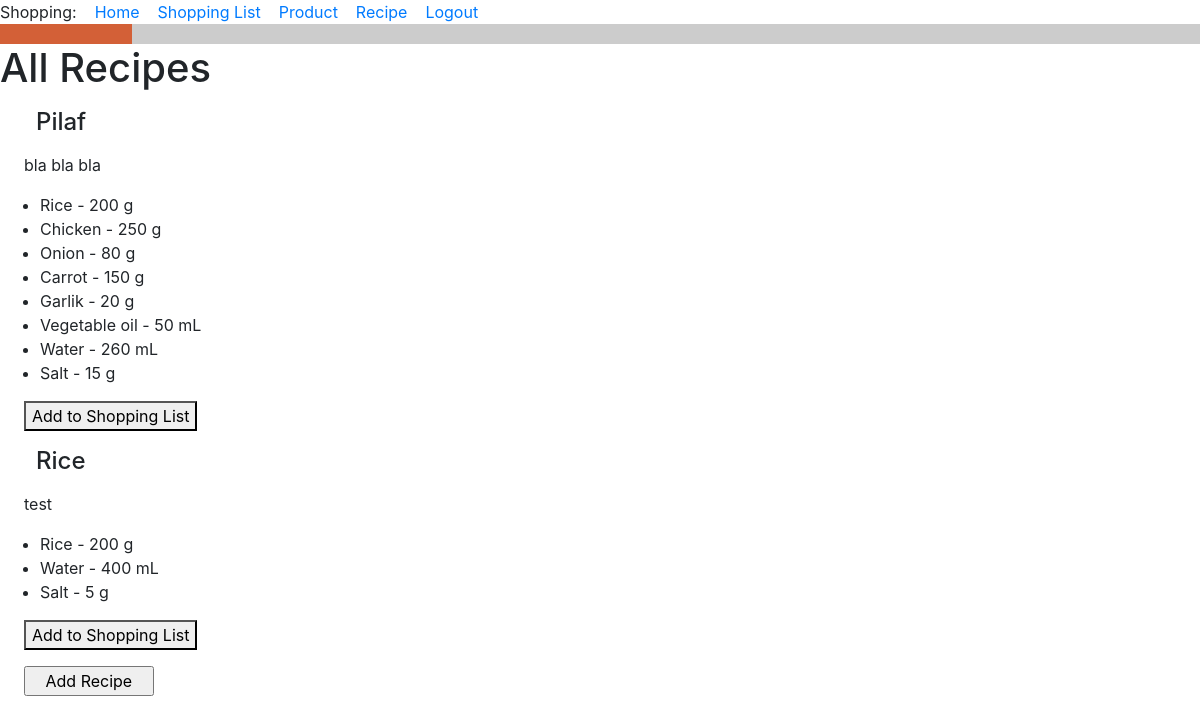
Screenshot of /all_recipes (signed in) with the database file from the repository.
### food_app/models.py (models this page shows, shortened)
class Recipe(db.Model):
    id = db.Column(db.Integer, primary_key=True)
    title = db.Column(db.String(256), index=True, unique=True, nullable=False)
    ingredients = db.relationship('Ingredient', backref='recipe', lazy='dynamic')
    description = db.Column(db.Text)
    def __str__(self):
        return f'{self.title}'.capitalize()

class Ingredient(db.Model):
    id = db.Column(db.Integer, primary_key=True)
    recipe_id = db.Column(db.ForeignKey('recipe.id'))
    product_id = db.Column(db.ForeignKey('product.id'))
    product = db.relationship('Product')
    quantity = db.Column(db.Integer)
    unit_of_measure = db.Column(db.String(120))
    def __str__(self):
        return f'{self.product} - {self.quantity} {self.unit_of_measure}'

class Product(db.Model):
    id = db.Column(db.Integer, primary_key=True)
    title = db.Column(db.String(256), index=True, unique=True, nullable=False)
    type_of_product = db.Column(db.String(120))
    unit_of_measure = db.Column(db.String(120))
    def __str__(self):
        return f'{self.title}'.capitalize()  # Big first letter only.

### food_app/routes.py (the view)
@app.route('/all_recipes', methods=['GET', 'POST'])
@login_required
def all_recipes():
    recipes = Recipe.query.all()
    return render_template(
        'all_recipes.html',
        title='All Recipes',
        recipes=recipes,
    )

### food_app/models.py (called while the page is built)
@login.user_loader
def load_user(id):
    return User.query.get(int(id))

### food_app/templates/all_recipes.html
{% extends "base.html" %}
{% block content %}
<h1>All Recipes</h1>
    {% for recipe in recipes %}
    <h4><div><p><p style="margin-left:1.5em">{{ recipe }} </p></div></h4>
    <div><p><p style="margin-left:1.5em">{{ recipe.description }}</p></div>
    <div><ul>  {% for ingredient in recipe.ingredients %}
        <li>{{ ingredient }}</li>
        {% endfor %}
    </ul>
    </div>
    <p style="margin-left:1.5em"><a href="{{ url_for('add_recipe_to_shopping_list', recipe_id=recipe.id) }}">
    <button> Add to Shopping List </button>
    </a>
{% endfor %}
<form>
<p style="margin-left:1.5em"><input type="button" value="   Add Recipe   " onClick='location.href="add_recipe"'>
</form>
{% endblock %}

### food_app/templates/base.html (shortened to what this page needs)
<!doctype html>
<html lang="en">
<head>
    {% block head %}
    {% block styles %}
    {{ bootstrap.load_css() }}
    {% endblock %}
    {% endblock %}
<body>
{% block navigation %}
<div>
    Shopping:&#160&#160&#160
    <a href="{{ url_for('index') }}">Home</a>&#160&#160&#160
    <a href="{{ url_for('shopping_list') }}">Shopping List</a>&#160&#160&#160
    <a href="{{ url_for('product') }}">Product</a>&#160&#160&#160
    <a href="{{ url_for('recipe') }}">Recipe</a>&#160&#160&#160
    <a href="{{ url_for('logout') }}">Logout</a>
</div>
{% endblock %}
 <head>
 </head>
 <body>
  <div class="layer1">
   <div class="layer2">
   </div>
  </div>
 </body>
{% block content %}
{% endblock %}

### food_app/templates/base.html (style rules this page uses)
.layer1 { background-color: #D36037; }
.layer2 { margin-left: 11%; background-color: #ccc; padding: 10px; }

### rows the page displays
Recipe: title "Pilaf", description "bla bla bla"
Ingredient: quantity+unit_of_measure "Rice - 200 g"
Ingredient: quantity+unit_of_measure "Chicken - 250 g"
Ingredient: quantity+unit_of_measure "Onion - 80 g"
Ingredient: quantity+unit_of_measure "Carrot - 150 g"
Ingredient: quantity+unit_of_measure "Garlik - 20 g"
Ingredient: quantity+unit_of_measure "Vegetable oil - 50 mL"
Ingredient: quantity+unit_of_measure "Water - 260 mL"
Ingredient: quantity+unit_of_measure "Salt - 15 g"
Recipe: title "Rice", description "test"
Ingredient: quantity+unit_of_measure "Rice - 200 g"
Ingredient: quantity+unit_of_measure "Water - 400 mL"
Ingredient: quantity+unit_of_measure "Salt - 5 g"
